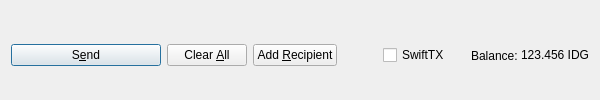
         <widget class="QFrame" name="frame_Send">
          <layout class="QHBoxLayout" name="horizontalLayout">
           <property name="bottomMargin">
            <number>0</number>
           </property>
           <item>
            <widget class="QPushButton" name="sendButton">
             <property name="minimumSize">
              <size>
               <width>150</width>
               <height>0</height>
              </size>
             </property>
             <property name="toolTip">
              <string>Confirm the send action</string>
             </property>
             <property name="text">
              <string>S&amp;end</string>
             </property>
             <property name="icon">
              <iconset resource="../indigen.qrc">
               <normaloff>:/icons/send</normaloff>:/icons/send</iconset>
             </property>
             <property name="autoDefault">
              <bool>false</bool>
             </property>
             <property name="default">
              <bool>true</bool>
             </property>
            </widget>
           </item>
           <item>
            <widget class="QPushButton" name="clearButton">
             <property name="sizePolicy">
              <sizepolicy hsizetype="Minimum" vsizetype="Fixed">
               <horstretch>0</horstretch>
               <verstretch>0</verstretch>
              </sizepolicy>
             </property>
             <property name="toolTip">
              <string>Clear all fields of the form.</string>
             </property>
             <property name="text">
              <string>Clear &amp;All</string>
             </property>
             <property name="icon">
              <iconset resource="../indigen.qrc">
               <normaloff>:/icons/remove</normaloff>:/icons/remove</iconset>
             </property>
             <property name="autoDefault">
              <bool>false</bool>
             </property>
            </widget>
           </item>
           <item>
            <widget class="QPushButton" name="addButton">
             <property name="toolTip">
              <string>Send to multiple recipients at once</string>
             </property>
             <property name="text">
              <string>Add &amp;Recipient</string>
             </property>
             <property name="icon">
              <iconset resource="../indigen.qrc">
               <normaloff>:/icons/add</normaloff>:/icons/add</iconset>
             </property>
             <property name="autoDefault">
              <bool>false</bool>
             </property>
            </widget>
           </item>
           <item>
            <spacer name="horizontalSpacer">
             <property name="orientation">
              <enum>Qt::Horizontal</enum>
             </property>
             <property name="sizeHint" stdset="0">
              <size>
               <width>40</width>
               <height>20</height>
              </size>
             </property>
            </spacer>
           </item>
           <item>
            <layout class="QHBoxLayout" name="horizontalLayout_2">
             <property name="spacing">
              <number>3</number>
             </property>
             <item>
              <widget class="QCheckBox" name="checkSwiftTX">
               <property name="enabled">
                <bool>true</bool>
               </property>
               <property name="minimumSize">
                <size>
                 <width>85</width>
                 <height>0</height>
                </size>
               </property>
               <property name="text">
                <string>SwiftTX</string>
               </property>
              </widget>
             </item>
             <item>
              <widget class="QLabel" name="label">
               <property name="text">
                <string>Balance:</string>
               </property>
              </widget>
             </item>
             <item>
              <widget class="QLabel" name="labelBalance">
               <property name="sizePolicy">
                <sizepolicy hsizetype="Preferred" vsizetype="Fixed">
                 <horstretch>0</horstretch>
                 <verstretch>0</verstretch>
                </sizepolicy>
               </property>
               <property name="cursor">
                <cursorShape>IBeamCursor</cursorShape>
               </property>
               <property name="text">
                <string notr="true">123.456 IDG</string>
               </property>
               <property name="textInteractionFlags">
                <set>Qt::LinksAccessibleByMouse|Qt::TextSelectableByKeyboard|Qt::TextSelectableByMouse</set>
               </property>
              </widget>
             </item>
            </layout>
           </item>
          </layout>
         </widget>
